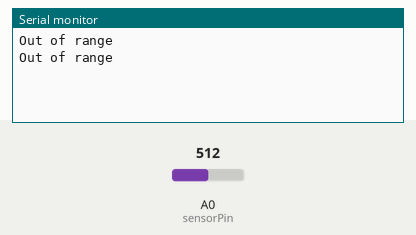
This sketch was run on a simulated Arduino Uno, built with avr-gcc and run on an emulated ATmega328P. Shown: the last lines printed to the serial monitor. The inputs (shaded band) are chosen by the test bench; at power-on: A0 (sensorPin) = 512.

Above: at 1.8 s.
1.9 s: A0 (sensorPin) set to 588
At 2.5 s:
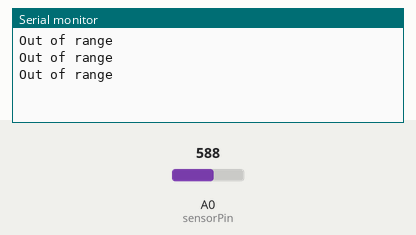
3.4 s: A0 (sensorPin) set to 613
At 4.8 s:
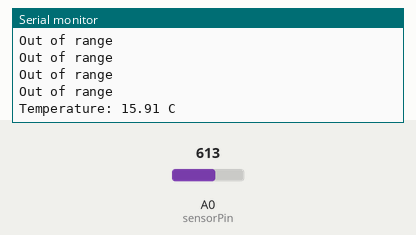

Measured:
- the behaviour switches between 604 and 605 on A0 (sensorPin) (found by bisection; images 1 and 2)
- after the input at 3.4 s, the serial monitor: prints a new line after 0.60 s (image 2)

The sketch:

kood.ino
```cpp
int sensorPin = A0;
int sensorValue = 0;
float voltage = 0.0;
float temperatureC = 0.0;

void setup() {
  Serial.begin(9600);
  analogReference(INTERNAL);  // Kasutatakse 1.1 V sisemist referentspinget
}

void loop() {
  sensorValue = analogRead(sensorPin);
  voltage = sensorValue * (1.1 / 1023.0);  // Pinge arvutus
  temperatureC = (voltage - 0.5) * 100.0;  // Temperatuuri arvutus

  if (temperatureC >= 15.0 && temperatureC <= 30.0) {
    Serial.print("Temperature: ");
    Serial.print(temperatureC);
    Serial.println(" C");
  } else {
    Serial.println("Out of range");
  }
  delay(1000);
}
```
